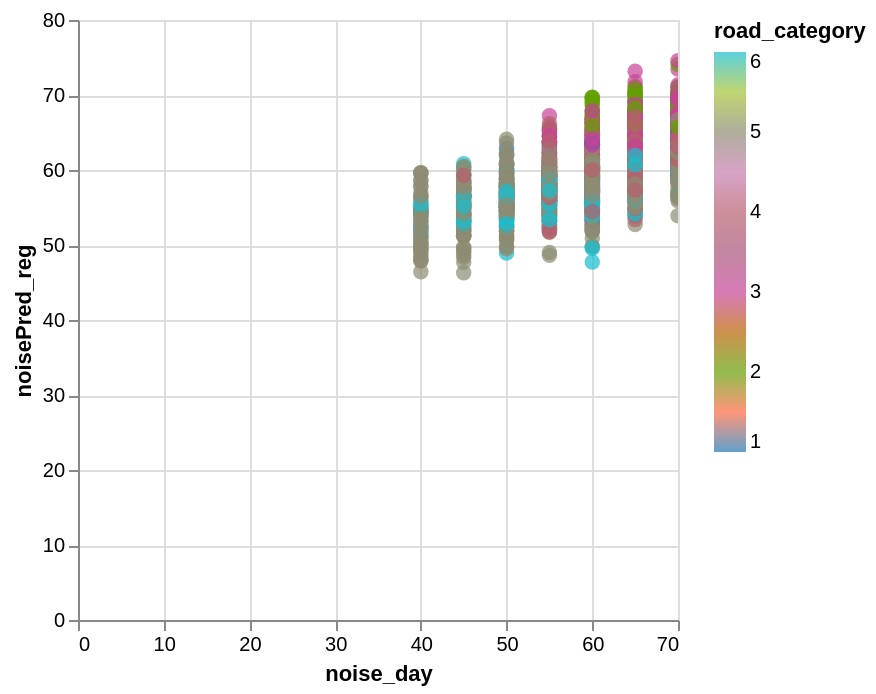

This figure's notebook cell:
### Code cell
data_test['noisePred_reg'] = y_pred

alt.Chart(data_test).mark_circle(size=60).encode(
    x='noise_day',
    y='noisePred_reg',
    color=alt.Color('road_category', scale=alt.Scale(scheme='category10')),
    tooltip=['dist_to_main', 'signals']
).interactive()

### Figure 1 — Vega-Lite specification as saved in the notebook (floating-point values rounded to 4 significant figures; data arrays with more than 128 entries replaced by an {"elided": "..."} marker saying what was removed)
{"config": {"view": {"continuousWidth": 300, "continuousHeight": 300}}, "data": {"name": "data-a49bb45c502229cd4dac892b6711762d"}, "mark": {"type": "circle", "size": 60}, "encoding": {"color": {"field": "road_category", "scale": {"scheme": "category10"}, "type": "quantitative"}, "tooltip": [{"field": "dist_to_main", "type": "quantitative"}, {"field": "signals", "type": "quantitative"}], "x": {"field": "noise_day", "type": "quantitative"}, "y": {"field": "noisePred_reg", "type": "quantitative"}}, "params": [{"name": "param_1e9efca18e7a2868", "select": {"type": "interval", "encodings": ["x", "y"]}, "bind": "scales"}], "$schema": "https://vega.github.io/schema/vega-lite/v6.4.1.json", "datasets": {"data-a49bb45c502229cd4dac892b6711762d": {"elided": "2334 records"}}}
